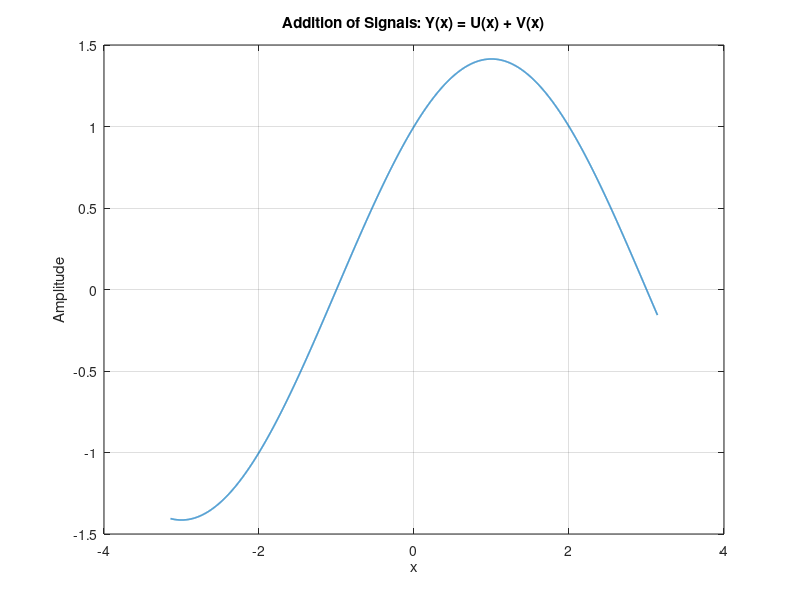
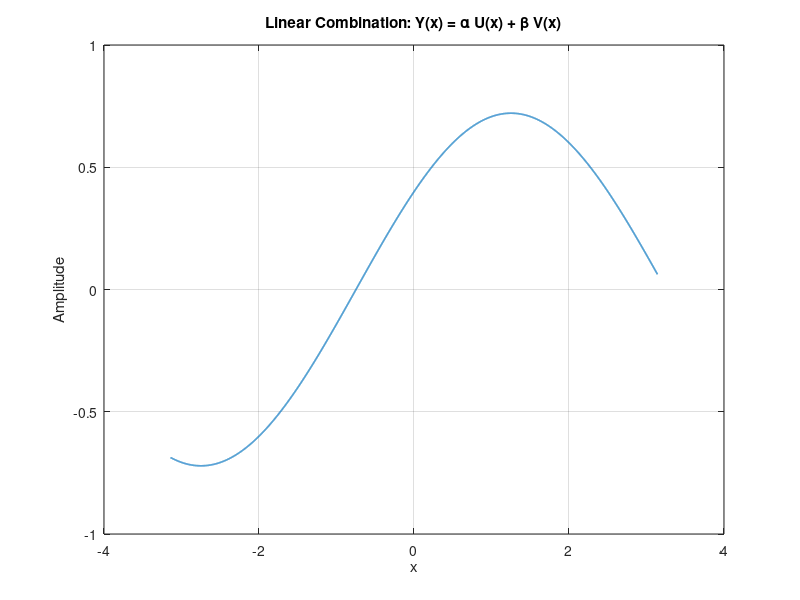
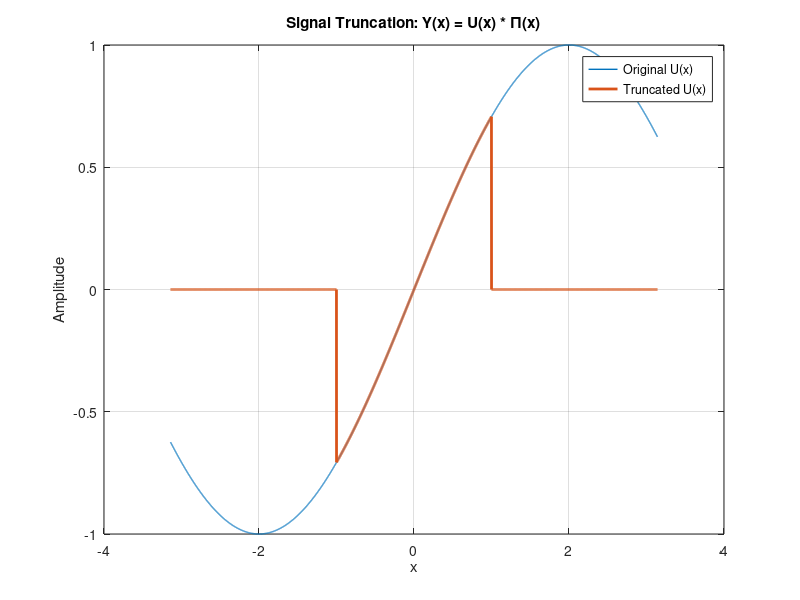
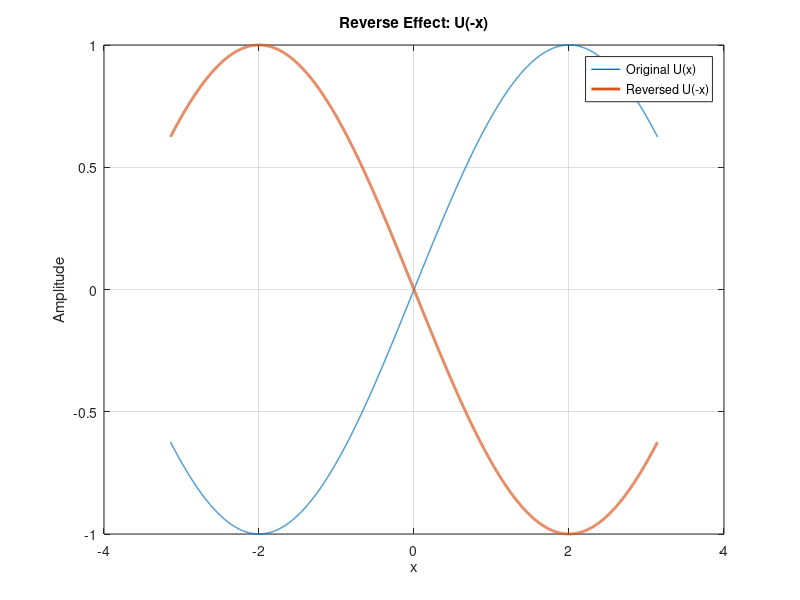

MATLAB code to generate these figures, in order:
%% 1) Definition of x and original signals
x = -pi : 0.001 : pi;
U = sin((pi/4)*x);
V = cos((pi/4)*x);

%% 2) Addition of signals: Y(x) = U(x) + V(x)
Y_add = U + V;

figure;
plot(x, Y_add, 'LineWidth', 1.2); grid on;
title('Addition of Signals: Y(x) = U(x) + V(x)');
xlabel('x'); ylabel('Amplitude');

%% 3) Multiplication by coefficients: Y(x) = ?U(x) + ?V(x)
alpha = 0.6;
beta  = 0.4;
Y_lincomb = alpha * U + beta * V;

figure;
plot(x, Y_lincomb, 'LineWidth', 1.2); grid on;
title('Linear Combination: Y(x) = \alpha U(x) + \beta V(x)');
xlabel('x'); ylabel('Amplitude');

%% 4) Truncation using a rectangular window ?(x)
% Example: keep only x in [-1, 1]
window = double((x >= -1) & (x <= 1));
Y_trunc = U .* window;  % element-wise multiplication

figure;
plot(x, U, 'LineWidth', 1); hold on;
plot(x, Y_trunc, 'LineWidth', 2); grid on; hold off;
title('Signal Truncation: Y(x) = U(x) * \Pi(x)');
xlabel('x'); ylabel('Amplitude');
legend('Original U(x)', 'Truncated U(x)');

%% 5) Reverse Effect (time inversion): U(-x)
Y_reverse = fliplr(U);

figure;
plot(x, U, 'LineWidth', 1); hold on;
plot(x, Y_reverse, 'LineWidth', 2); grid on; hold off;
title('Reverse Effect: U(-x)');
xlabel('x'); ylabel('Amplitude');
legend('Original U(x)', 'Reversed U(-x)');